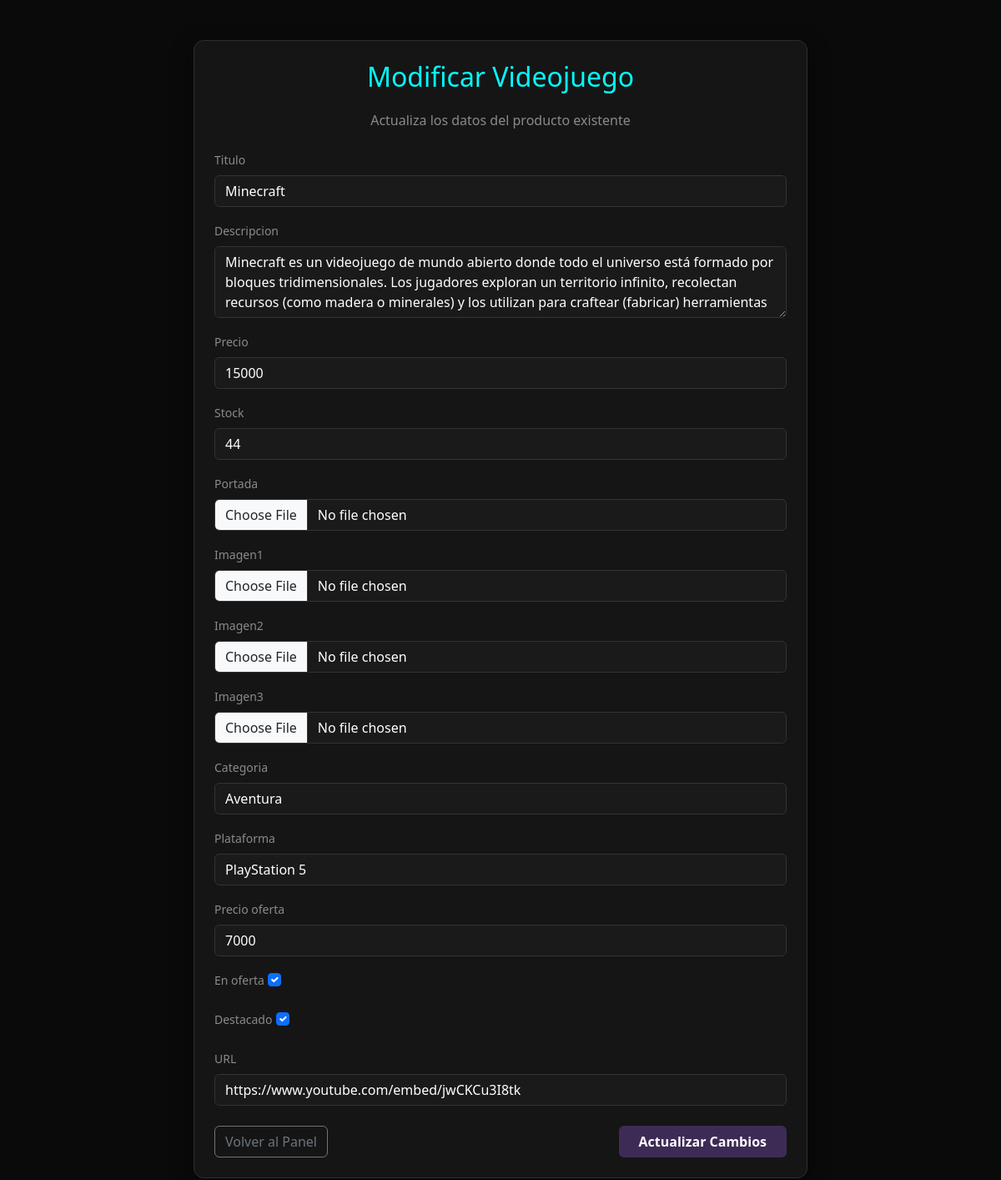
The app's page /admin-panel/editar/1/ (signed in), older data.
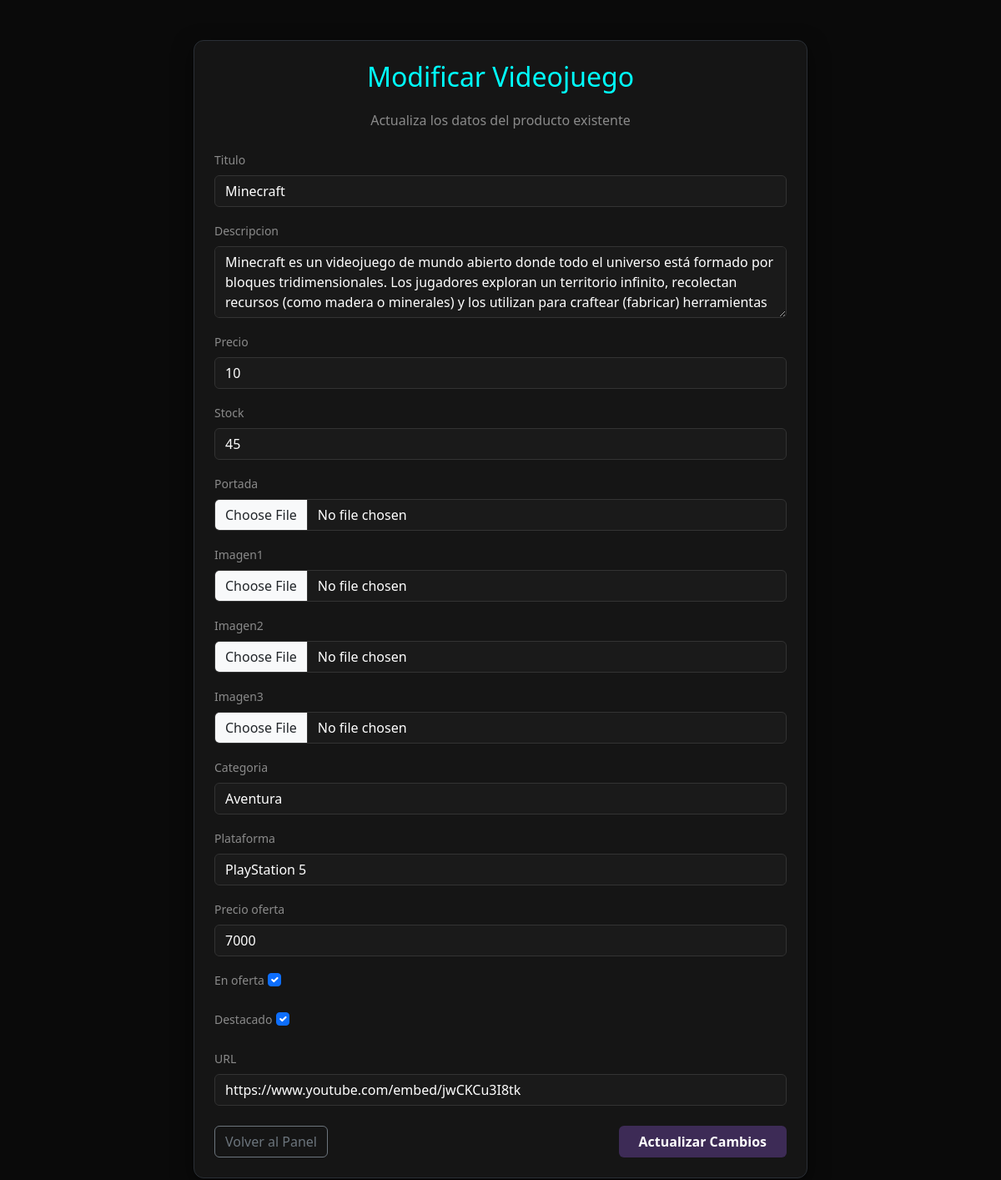
The same page, newer data.
### juegos/models.py (models this page shows, shortened)
class Videojuego(models.Model):
    titulo = models.CharField(max_length=100)
    PLATAFORMAS = [
        ('PS5', 'PlayStation 5'),
        ('Xbox Series X', 'Xbox Series X'),
        ('Nintendo Switch', 'Nintendo Switch'),
        ('PS4', 'PlayStation 4'),
        ('Xbox One', 'Xbox One'),
        ('Xbox Tresesenta','Xbox 360'),
    ]
    plataforma = models.CharField(max_length=50, choices=PLATAFORMAS, default='PS5')
    descripcion = models.TextField()
    precio = models.IntegerField()
    stock = models.IntegerField(default=0)
    portada = models.ImageField(upload_to='portadas/', null=True, blank=True)
    imagen1 = models.ImageField(upload_to='juegos/', null=True, blank=True)
    imagen2 = models.ImageField(upload_to='juegos/', null=True, blank=True)
    imagen3 = models.ImageField(upload_to='juegos/', null=True, blank=True)
    fecha_creacion = models.DateTimeField(auto_now_add=True)
    en_oferta = models.BooleanField(default=False)
    precio_oferta = models.IntegerField(null=True, blank=True)
    fecha_oferta = models.DateTimeField(null=True, blank=True)
    destacado = models.BooleanField(default=False)
    fecha_destacado = models.DateTimeField(null=True, blank=True)
    url= models.CharField(max_length=200, null=True, blank=True)
    categoria = models.ForeignKey(
        Categoria,
        on_delete=models.SET_NULL,
        null=True,
        blank=True,
        related_name='videojuegos'
    )

### juegos/views.py (the view)
# urls.py: path('admin-panel/editar/<int:pk>/', views.editar_juego, name='editar_juego'),
@staff_member_required(login_url='/iniciar-sesion/')
def editar_juego(request, pk):
    juego = get_object_or_404(Videojuego, pk=pk)
    if request.method == 'POST':
        form = VideojuegoForm(request.POST, request.FILES, instance=juego)
        if form.is_valid():
            form.save()
            return redirect('panel_admin')
    else:
        form = VideojuegoForm(instance=juego)
    return render(request, 'juegos/admin/form_juego.html', {'form': form, 'accion': 'Editar'})

### juegos/forms.py (shortened to what this page needs)
class VideojuegoForm(forms.ModelForm):
    class Meta:
        model = Videojuego
        fields = ['titulo', 'descripcion', 'precio', 'stock', 'portada', 'imagen1', 'imagen2', 'imagen3', 'categoria','plataforma','precio_oferta', 'en_oferta', 'destacado', 'url']
        labels = {
            'url': 'URL'
        }
        widgets = {
            'titulo': forms.TextInput(attrs={'class': 'form-control'}),
            'descripcion': forms.Textarea(attrs={'class': 'form-control', 'rows': 3}),
            'precio': forms.NumberInput(attrs={'class': 'form-control'}),
            'stock': forms.NumberInput(attrs={'class': 'form-control'}),
            'portada': forms.FileInput(attrs={'class': 'form-control'}),
            'imagen1': forms.FileInput(attrs={'class': 'form-control'}),
            'imagen2': forms.FileInput(attrs={'class': 'form-control'}),
            'imagen3': forms.FileInput(attrs={'class': 'form-control'}),
            'categoria': forms.Select(attrs={'class': 'form-control'}),
            'plataforma': forms.Select(attrs={'class': 'form-control'}),
            'url': forms.URLInput(attrs={'class': 'form-control'}),
        }

### juegos/models.py (called while the page is built)
    def __str__(self):
        return self.nombre

### juegos/templates/juegos/admin/form_juego.html (shortened to what this page needs)
<!DOCTYPE html>
<html lang="es">
<head>
    <link href="https://cdn.jsdelivr.net/npm/bootstrap@5.3.3/dist/css/bootstrap.min.css" rel="stylesheet">
</head>
<body>
<div class="container py-5">
    <div class="row justify-content-center">
        <div class="col-md-8">
            <div class="card card-custom p-4">
                <h2 class="text-center mb-4" style="color: #00ffff;">Modificar Videojuego</h2>
                <h6 class="text-center text-white-50 mb-4">Actualiza los datos del producto existente</h6>
                <form method="POST" enctype="multipart/form-data">
                    {% for field in form %}
                        <div class="mb-3">
                            <label class="form-label text-white-50 small">{{ field.label }}</label>
                            {{ field }}
                        </div>
                    {% endfor %}
                    <div class="d-flex justify-content-between mt-4">
                        <a href="/admin-panel/" class="btn btn-outline-secondary">Volver al Panel</a>
                        <button type="submit" class="btn btn-purple px-4">Actualizar Cambios</button>
                    </div>
                </form>
            </div>
        </div>
    </div>
</div>
</body>
</html>

### juegos/templates/juegos/admin/form_juego.html (style rules this page uses)
body { background-color: #0a0a0a; color: #fff; font-family: 'Segoe UI', Tahoma, Geneva, Verdana, sans-serif; }
.card-custom { background-color: #151515; border: 1px solid #2a2f36; border-radius: 12px; box-shadow: 0 8px 24px rgba(0,0,0,0.5); }
.form-control, .form-select { background-color: #1a1a1a; border: 1px solid #333; color: #fff; }
.btn-purple { background-color: #3d2b56; color: #fff; border: none; font-weight: 600; }

Row changes from the older to the newer data that the page shows:
changed Videojuego "Minecraft": precio "15000" → "10"; stock "44" → "45"
